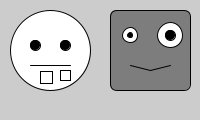
Frame 1 (no input)
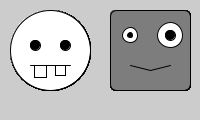
Frame 60 (the mouse pressed at the canvas centre just before this capture)
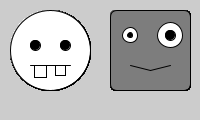
Frame 120 (the mouse held since frame 60 and released just before this capture)

The Processing sketch that drew these frames (run headless with seeded random() and noise(); from frame 60 on, the mouse is pressed at the canvas centre):

// Processing sketch: processing_79421
// ── processing_79421.pde

void setup() {
  size(200, 120);
}

void draw() {
  cara(10, 10, 255, 10, 12);
  cara2(110, 10, 125, 15);
}

void cara(int x, int y, color c, int sizeOjos, int sizeDientes) {
  pushMatrix();
  translate(x, y);
  fill(c);
  ellipse(40, 40, 80, 80);
  fill(0);
  ellipse(25, 35, sizeOjos, sizeOjos);
  ellipse(55, 35, sizeOjos, sizeOjos);
  noFill();
  rect(30, 61, sizeDientes, sizeDientes);
  rect(50, 60, 10, 10);
  stroke(0);
  line(20, 55, 60, 55);
  popMatrix();
}

void cara2(int x, int y, color c, int sizeOjos) {
  pushMatrix();
  translate(x, y);
  fill(c);
  rectMode(CENTER);
  rect(40, 40, 80, 80, 7);
  fill(255);
  ellipse(20, 25, sizeOjos, sizeOjos);
  ellipse(60, 25, 25, 25);
  fill(0);
  ellipse(60, 25, 10, 10);
  ellipse(20, 25, 5, 5);
  stroke(0);
  line(20, 55, 40, 60);
  line(40, 60, 60, 55);

  popMatrix();
}
